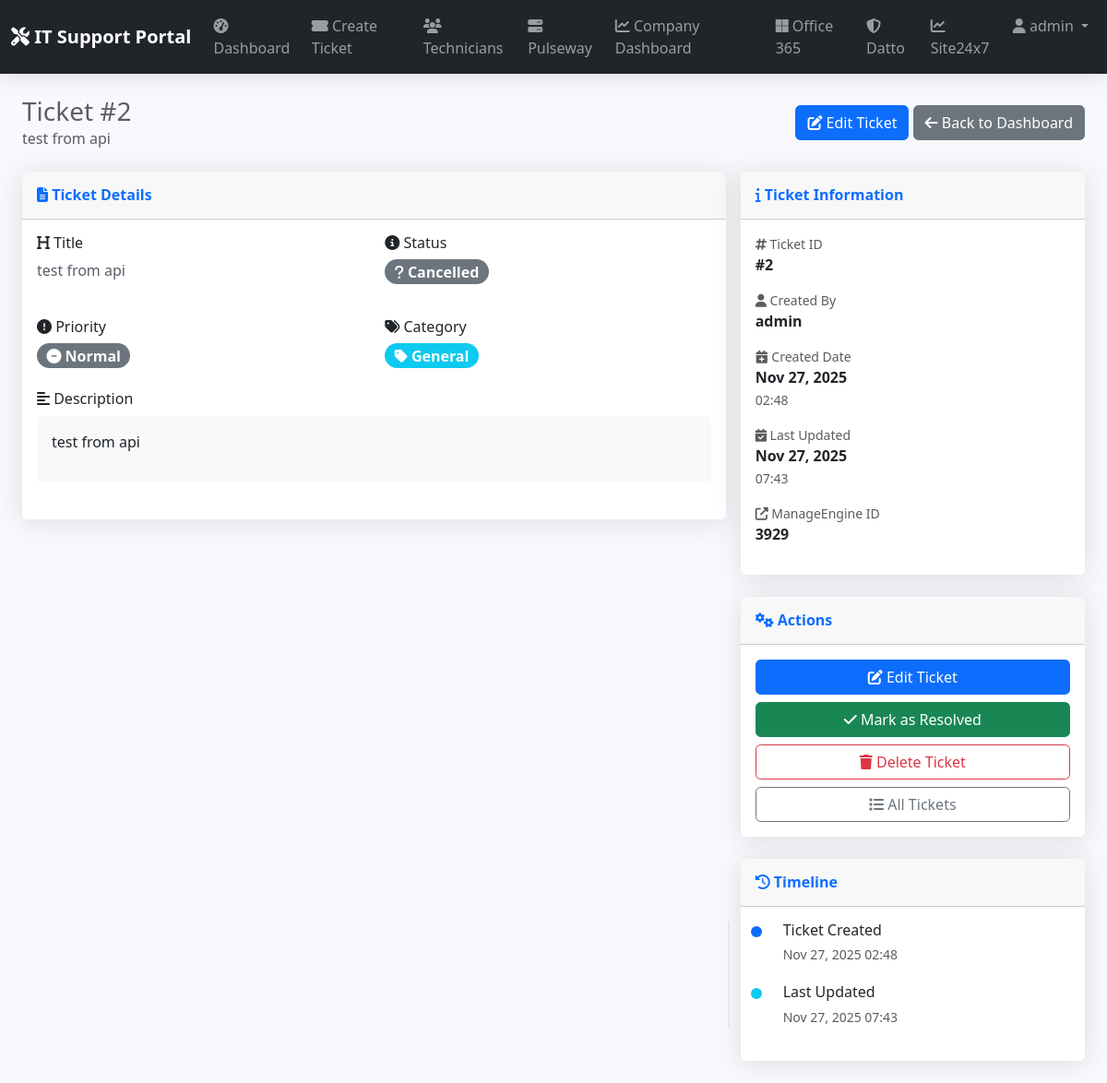
Page /ticket/2/ (signed in) on the earlier database version.
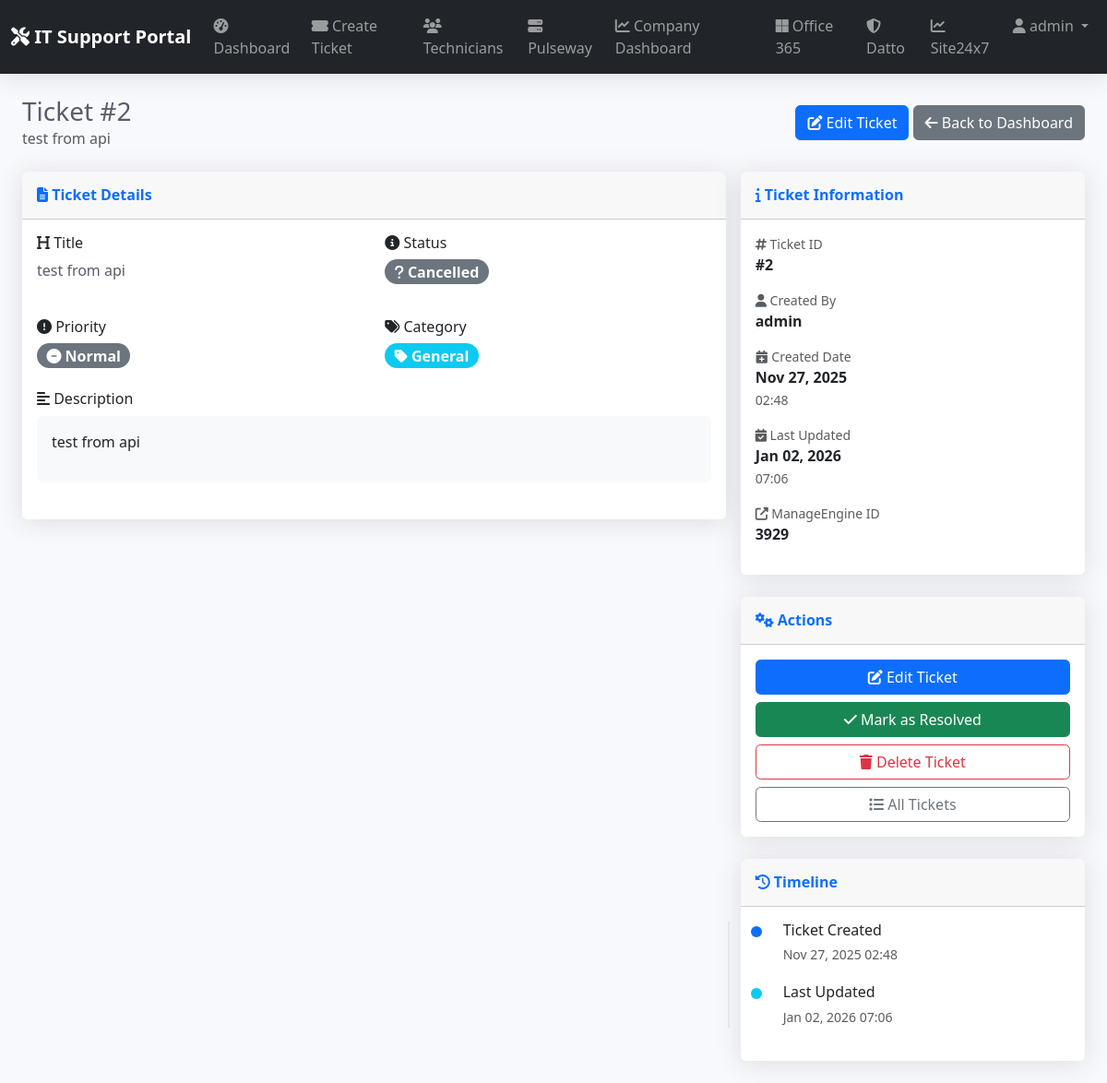
Same page on the later database version.
### tickets/models.py (models this page shows, shortened)
class Ticket(models.Model):
    PRIORITY_CHOICES = [
        ('Low', 'Low'),
        ('Normal', 'Normal'),
        ('High', 'High'),
        ('Urgent', 'Urgent'),
    ]
    STATUS_CHOICES = [
        ('Open', 'Open'),
        ('Closed', 'Closed'),
        ('Onhold', 'Onhold'),
    ]
    title = models.CharField(max_length=200)
    description = models.TextField()
    priority = models.CharField(max_length=10, choices=PRIORITY_CHOICES, default='Normal')
    status = models.CharField(max_length=20, choices=STATUS_CHOICES, default='Open')
    created_by = models.ForeignKey(User, on_delete=models.CASCADE)
    created_at = models.DateTimeField(auto_now_add=True)
    updated_at = models.DateTimeField(auto_now=True)
    manage_engine_id = models.CharField(max_length=50, blank=True, null=True)

### tickets/views.py (the view)
# urls.py: path('ticket/<int:ticket_id>/', views.view_ticket, name='view_ticket'),
@login_required
def view_ticket(request, ticket_id):
    ticket = get_object_or_404(Ticket, id=ticket_id, created_by=request.user)
    if ticket.manage_engine_id:
        me_service = ManageEngineService()
        me_ticket = me_service.get_ticket(ticket.manage_engine_id)
        if me_ticket and 'request' in me_ticket:
            me_data = me_ticket['request']
            if 'status' in me_data and 'name' in me_data['status']:
                ticket.status = me_data['status']['name']
                ticket.save()
    return render(request, 'tickets/view_ticket.html', {'ticket': ticket})

### tickets/services.py (called while the page is built)
    def get_ticket(self, ticket_id):
        url = f"{self.base_url}/requests/{ticket_id}"
        try:
            response = requests.get(url, headers=self.headers)
            return response.json() if response.status_code == 200 else None
        except Exception as e:
            print(f"Error fetching ticket: {e}")
            return None

### templates/tickets/view_ticket.html (shortened to what this page needs)
{% extends 'base.html' %}
{% block content %}
<div class="container-fluid px-4">
    <div class="d-flex justify-content-between align-items-center mb-4">
        <div>
            <h1 class="h3 mb-0 text-gray-800">Ticket #{{ ticket.id }}</h1>
            <p class="text-muted mb-0">{{ ticket.title }}</p>
        </div>
        <div>
            <button type="button" class="btn btn-primary" data-bs-toggle="modal" data-bs-target="#editTicketModal">
                <i class="fas fa-edit"></i> Edit Ticket
            </button>
            <a href="{% url 'dashboard' %}" class="btn btn-secondary">
                <i class="fas fa-arrow-left"></i> Back to Dashboard
            </a>
        </div>
    </div>
    <div class="row g-3">
        <div class="col-lg-8">
            <div class="card shadow mb-4">
                <div class="card-header py-3">
                    <h6 class="m-0 font-weight-bold text-primary">
                        <i class="fas fa-file-alt"></i> Ticket Details
                    </h6>
                </div>
                <div class="card-body">
                    <div class="row mb-4">
                        <div class="col-md-6">
                            <h6><i class="fas fa-heading"></i> Title</h6>
                            <p class="text-gray-800">{{ ticket.title }}</p>
                        </div>
                        <div class="col-md-6">
                            <h6><i class="fas fa-info-circle"></i> Status</h6>
                            <span class="badge bg-{% if ticket.status == 'Open' %}primary{% elif ticket.status == 'In Progress' %}warning{% elif ticket.status == 'Resolved' %}success{% else %}secondary{% endif %} rounded-pill fs-6">
                                <i class="fas fa-{% if ticket.status == 'Open' %}clock{% elif ticket.status == 'In Progress' %}cogs{% elif ticket.status == 'Resolved' %}check{% else %}question{% endif %}"></i>
                                {{ ticket.status }}
                            </span>
                        </div>
                    </div>
                    <div class="row mb-4">
                        <div class="col-md-6">
                            <h6><i class="fas fa-exclamation-circle"></i> Priority</h6>
                            <span class="badge bg-{% if ticket.priority == 'Urgent' %}danger{% elif ticket.priority == 'High' %}warning{% elif ticket.priority == 'Medium' %}info{% else %}secondary{% endif %} rounded-pill fs-6">
                                <i class="fas fa-{% if ticket.priority == 'Urgent' %}fire{% elif ticket.priority == 'High' %}exclamation-triangle{% elif ticket.priority == 'Medium' %}info-circle{% else %}minus-circle{% endif %}"></i>
                                {{ ticket.priority }}
                            </span>
                        </div>
                        <div class="col-md-6">
                            <h6><i class="fas fa-tags"></i> Category</h6>
                            <span class="badge bg-info rounded-pill fs-6">
                                <i class="fas fa-tag"></i> {{ ticket.category|default:"General" }}
                            </span>
                        </div>
                    </div>
                    <div class="mb-4">
                        <h6><i class="fas fa-align-left"></i> Description</h6>
                        <div class="card bg-light">
                            <div class="card-body">
                                <p class="mb-0">{{ ticket.description|linebreaks }}</p>
                            </div>
                        </div>
                    </div>
                </div>
            </div>
        </div>
        <div class="col-lg-4">
            <div class="card shadow mb-4">
                <div class="card-header py-3">
                    <h6 class="m-0 font-weight-bold text-primary">
                        <i class="fas fa-info"></i> Ticket Information
                    </h6>
                </div>
                <div class="card-body">
                    <div class="mb-3">
                        <small class="text-muted d-block">
                            <i class="fas fa-hashtag"></i> Ticket ID
                        </small>
                        <strong>#{{ ticket.id }}</strong>
                    </div>
                    <div class="mb-3">
                        <small class="text-muted d-block">
                            <i class="fas fa-user"></i> Created By
                        </small>
                        <strong>{{ ticket.created_by.get_full_name|default:ticket.created_by.username }}</strong>
                    </div>
                    <div class="mb-3">
                        <small class="text-muted d-block">
                            <i class="fas fa-calendar-plus"></i> Created Date
                        </small>
                        <strong>{{ ticket.created_at|date:"M d, Y" }}</strong><br>
                        <small class="text-muted">{{ ticket.created_at|time:"H:i" }}</small>
                    </div>
                    <div class="mb-3">
                        <small class="text-muted d-block">
                            <i class="fas fa-calendar-check"></i> Last Updated
                        </small>
                        <strong>{{ ticket.updated_at|date:"M d, Y" }}</strong><br>
                        <small class="text-muted">{{ ticket.updated_at|time:"H:i" }}</small>
                    </div>
                    {% if ticket.manage_engine_id %}
                    <div class="mb-3">
                        <small class="text-muted d-block">
                            <i class="fas fa-external-link-alt"></i> ManageEngine ID
                        </small>
                        <strong>{{ ticket.manage_engine_id }}</strong>
                    </div>
                    {% endif %}
                </div>
            </div>
            <div class="card shadow mb-4">
                <div class="card-header py-3">
                    <h6 class="m-0 font-weight-bold text-primary">
                        <i class="fas fa-cogs"></i> Actions
                    </h6>
                </div>
                <div class="card-body">
                    <div class="d-grid gap-2">
                        <a href="{% url 'update_ticket' ticket.id %}" class="btn btn-primary">
                            <i class="fas fa-edit"></i> Edit Ticket
                        </a>
                        {% if ticket.status != 'Resolved' %}
                        <button class="btn btn-success" onclick="markResolved({{ ticket.id }})">
                            <i class="fas fa-check"></i> Mark as Resolved
                        </button>
                        {% endif %}
                        <button class="btn btn-outline-danger" onclick="deleteTicket({{ ticket.id }}, '{{ ticket.title }}')">
                            <i class="fas fa-trash"></i> Delete Ticket
                        </button>
                        <a href="{% url 'dashboard' %}" class="btn btn-outline-secondary">
                            <i class="fas fa-list"></i> All Tickets
                        </a>
                    </div>
                </div>
            </div>
            <div class="card shadow">
                <div class="card-header py-3">
                    <h6 class="m-0 font-weight-bold text-primary">
                        <i class="fas fa-history"></i> Timeline
                    </h6>
                </div>
                <div class="card-body">
                    <div class="timeline">
                        <div class="timeline-item">
                            <div class="timeline-marker bg-primary"></div>
                            <div class="timeline-content">
                                <h6 class="mb-1">Ticket Created</h6>
                                <small class="text-muted">{{ ticket.created_at|date:"M d, Y H:i" }}</small>
                            </div>
                        </div>
                        {% if ticket.updated_at != ticket.created_at %}
                        <div class="timeline-item">
                            <div class="timeline-marker bg-info"></div>
                            <div class="timeline-content">
                                <h6 class="mb-1">Last Updated</h6>
                                <small class="text-muted">{{ ticket.updated_at|date:"M d, Y H:i" }}</small>
                            </div>
                        </div>
                        {% endif %}
                    </div>
                </div>
            </div>
        </div>
    </div>
</div>
{% endblock %}

### templates/base.html (shortened to what this page needs)
<!DOCTYPE html>
<html lang="en">
<head>
    <link href="https://cdn.jsdelivr.net/npm/bootstrap@5.3.0/dist/css/bootstrap.min.css" rel="stylesheet">
    <link href="https://cdnjs.cloudflare.com/ajax/libs/font-awesome/6.4.0/css/all.min.css" rel="stylesheet">
</head>
<body>
    <nav class="navbar navbar-expand-lg navbar-dark bg-dark shadow">
        <div class="container-fluid">
            <a class="navbar-brand" href="{% url 'dashboard' %}">
                <i class="fas fa-tools"></i> IT Support Portal
            </a>
            {% if user.is_authenticated %}
            <div class="collapse navbar-collapse" id="navbarNav">
                <ul class="navbar-nav ms-auto">
                    <li class="nav-item">
                        <a class="nav-link" href="{% url 'dashboard' %}">
                            <i class="fas fa-tachometer-alt"></i> Dashboard
                        </a>
                    </li>
                    <li class="nav-item">
                        <a class="nav-link" href="{% url 'create_ticket' %}">
                            <i class="fas fa-ticket-alt"></i> Create Ticket
                        </a>
                    </li>
                    <li class="nav-item">
                        <a class="nav-link" href="{% url 'technicians' %}">
                            <i class="fas fa-users"></i> Technicians
                        </a>
                    </li>
                    <li class="nav-item">
                        <a class="nav-link" href="{% url 'pulseway:dashboard' %}">
                            <i class="fas fa-server"></i> Pulseway
                        </a>
                    </li>
                    <li class="nav-item">
                        <a class="nav-link" href="{% url 'pulseway:company_dashboard' %}">
                            <i class="fas fa-chart-line"></i> Company Dashboard
                        </a>
                    </li>
                    <li class="nav-item">
                        <a class="nav-link" href="{% url 'office365:dashboard' %}">
                            <i class="fab fa-microsoft"></i> Office 365
                        </a>
                    </li>
                    <li class="nav-item">
                        <a class="nav-link" href="/datto/">
                            <i class="fas fa-shield-alt"></i> Datto
                        </a>
                    </li>
                    <li class="nav-item">
                        <a class="nav-link" href="/site24x7/">
                            <i class="fas fa-chart-line"></i> Site24x7
                        </a>
                    </li>
                    <li class="nav-item dropdown">
                        <a class="nav-link dropdown-toggle" href="#" role="button" data-bs-toggle="dropdown">
                            <i class="fas fa-user"></i> {{ user.username }}
                        </a>
                    </li>
                </ul>
            </div>
            {% endif %}
        </div>
    </nav>
    <main class="py-4">
        {% block content %}
        {% endblock %}
    </main>
</body>
</html>

### templates/base.html (style rules this page uses)
body { background-color: #f8f9fc; }
.navbar-brand { font-weight: 600; }
.card { border: none; border-radius: 0.35rem; }
.shadow { box-shadow: 0 0.15rem 1.75rem 0 rgba(58, 59, 69, 0.15) !important; }
.btn { border-radius: 0.35rem; font-weight: 500; }
.text-gray-800 { color: #5a5c69 !important; }
.font-weight-bold { font-weight: 700 !important; }

### templates/tickets/view_ticket.html (style rules this page uses)
.timeline { position: relative; padding-left: 30px; }
.timeline-item { position: relative; margin-bottom: 20px; }
.timeline-marker { position: absolute; left: -35px; top: 5px; width: 12px; height: 12px; border-radius: 50%; }
.timeline::before { content: ''; position: absolute; left: -30px; top: 0; bottom: 0; width: 2px; background: #e3e6f0; }
.fs-6 { font-size: 0.875rem; }

Differences in the rows shown:
changed Ticket "test from api": updated_at "Nov 27, 2025" → "Jan 02, 2026"; updated_at "07:43" → "07:06"; updated_at "Nov 27, 2025 07:43" → "Jan 02, 2026 07:06"
